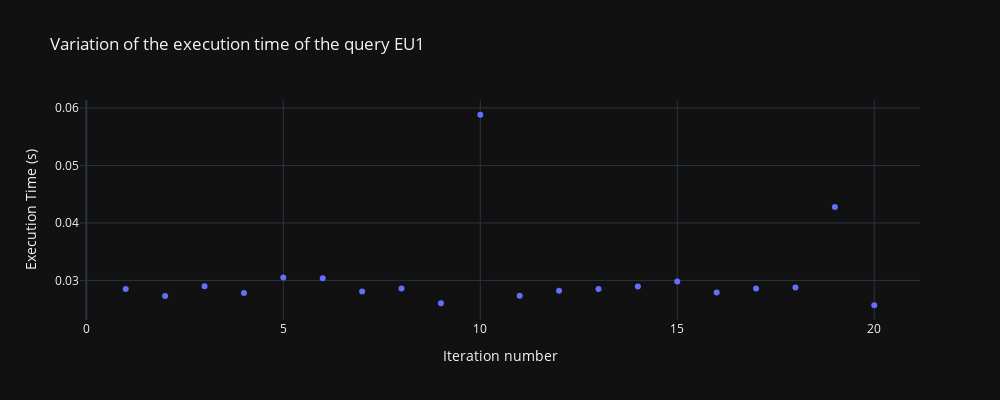

Source (notebook cell):
### Code cell
import plotly.express as px
fig = px.scatter(x=[i for i in range(1,num_iterations+1)], labels={'x': 'Iteration number', 'y': 'Execution Time (s)'}, y=execution_times, title='Variation of the execution time of the query EU1', template='plotly_dark')
fig.update_layout(width=1000, height=400)
fig.show()

### Figure 1 — Plotly figure (JSON) as saved in the notebook; plotly's stock layout.template omitted (floating-point values rounded to 4 significant figures)
{"data": [{"hovertemplate": "Iteration number=%{x}<br>Execution Time (s)=%{y}<extra></extra>", "legendgroup": "", "marker": {"color": "#636efa", "symbol": "circle"}, "mode": "markers", "name": "", "orientation": "v", "showlegend": false, "type": "scatter", "x": [1, 2, 3, 4, 5, 6, 7, 8, 9, 10, 11, 12, 13, 14, 15, 16, 17, 18, 19, 20], "xaxis": "x", "y": [0.02853, 0.02731, 0.029, 0.0278, 0.03051, 0.03036, 0.02806, 0.02857, 0.02604, 0.05881, 0.02734, 0.02819, 0.02852, 0.02895, 0.02983, 0.0279, 0.0286, 0.02878, 0.04278, 0.02568], "yaxis": "y"}], "layout": {"height": 400, "legend": {"tracegroupgap": 0}, "title": {"text": "Variation of the execution time of the query EU1"}, "width": 1000, "xaxis": {"anchor": "y", "domain": [0, 1], "title": {"text": "Iteration number"}}, "yaxis": {"anchor": "x", "domain": [0, 1], "title": {"text": "Execution Time (s)"}}}}
